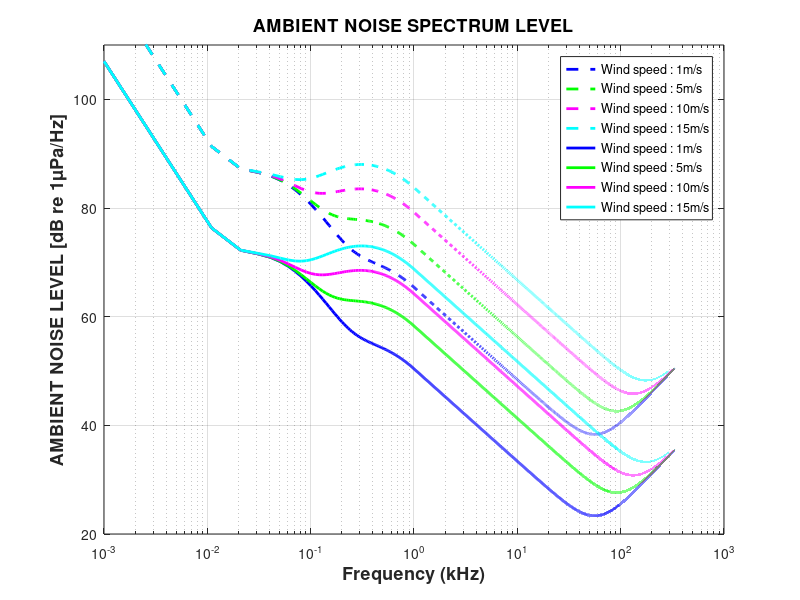

The MATLAB script that drew this image:
clear all; close all; clc


f=1:10:1e6;
N1=107-30*log10(f);
Sd=0;
Sc=1;
v=[1 5 10 15];
v_knot=v.*1.944;

for a=1:length(f)
        
N2(a)=76-20*(log10(f(a))-log10(30)).^2+10*(Sd-0.5);
    
end

for a=1:length(f)
    for b=1:length(v_knot)
        if f(a)/1000<=1
             N3(a,b)=44+sqrt(21*v_knot(b))+17*(3-log10(f(a)))*(log10(f(a))-2);
        else
             N3(a,b)=95+sqrt(21*v_knot(b))-17*log10(f(a));
        end
    end    
end

N4 = -75+20*log10(f);

N_kT1=10*log10(10.^(N1/10)+10.^(N2/10)+10.^(N3(:,1).'/10)+10.^(N4/10))+10*(0.5*Sc+1);
N_kT5=10*log10(10.^(N1/10)+10.^(N2/10)+10.^(N3(:,2).'/10)+10.^(N4/10))+10*(0.5*Sc+1);
N_kT10=10*log10(10.^(N1/10)+10.^(N2/10)+10.^(N3(:,3).'/10)+10.^(N4/10))+10*(0.5*Sc+1);
N_kT15=10*log10(10.^(N1/10)+10.^(N2/10)+10.^(N3(:,4).'/10)+10.^(N4/10))+10*(0.5*Sc+1);
N_T1=10*log10(10.^(N1/10)+10.^(N2/10)+10.^(N3(:,1).'/10)+10.^(N4/10));
N_T5=10*log10(10.^(N1/10)+10.^(N2/10)+10.^(N3(:,2).'/10)+10.^(N4/10));
N_T10=10*log10(10.^(N1/10)+10.^(N2/10)+10.^(N3(:,3).'/10)+10.^(N4/10));
N_T15=10*log10(10.^(N1/10)+10.^(N2/10)+10.^(N3(:,4).'/10)+10.^(N4/10));
figure;
semilogx(f/1000,N_kT1,'b--','linewidth',2); hold on; grid on
semilogx(f/1000,N_kT5,'g--','linewidth',2);
semilogx(f/1000,N_kT10,'m--','linewidth',2);
semilogx(f/1000,N_kT15,'c--','linewidth',2);
semilogx(f/1000,N_T1,'b','linewidth',2);
semilogx(f/1000,N_T5,'g','linewidth',2);
semilogx(f/1000,N_T10,'m','linewidth',2);
semilogx(f/1000,N_T15,'c','linewidth',2);

set(gcf,'color','w','position',[150 280 800 400])
h=title('AMBIENT NOISE SPECTRUM LEVEL'); set(h,'fontsize',13,'fontweight','bold')
h=xlabel('Frequency (kHz)'); set(h,'fontsize',13,'fontweight','bold')
h=ylabel('AMBIENT NOISE LEVEL [dB re 1\muPa/Hz]'); set(h,'fontsize',13,'fontweight','bold')
legend('Wind speed : 1m/s','Wind speed : 5m/s','Wind speed : 10m/s','Wind speed : 15m/s','Wind speed : 1m/s','Wind speed : 5m/s','Wind speed : 10m/s','Wind speed : 15m/s')
ylim([20 110]);

